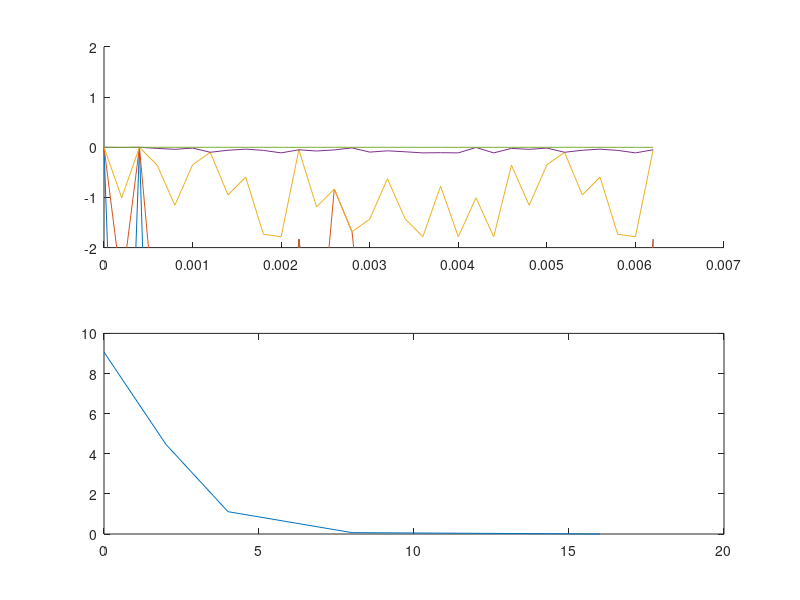

Source code (MATLAB):
% Opgave 1
a= 10
b= 5
p= 500
q= 750
r= 5000
n= 32
T = (n-1)/r
t = linspace(0,T,n)

x = a*sin(2*pi*p*t)+ b*sin(2*pi*q*t)


subplot(2,1,1)
hold on

rmssen = [0 0 0 0 0]

for i = 0:4
    N = 2^i
    stapgr = 2*max(x)/(2^N)
    q = floor(x/stapgr)*stapgr
    qfout = q-x
    plot(t,qfout)
    rmssen(i+1) = rms(qfout)
end
axis([0 7*10^-3 -2 2])
hold off
subplot(2,1,2)
plot([0 2 4 8 16], rmssen)